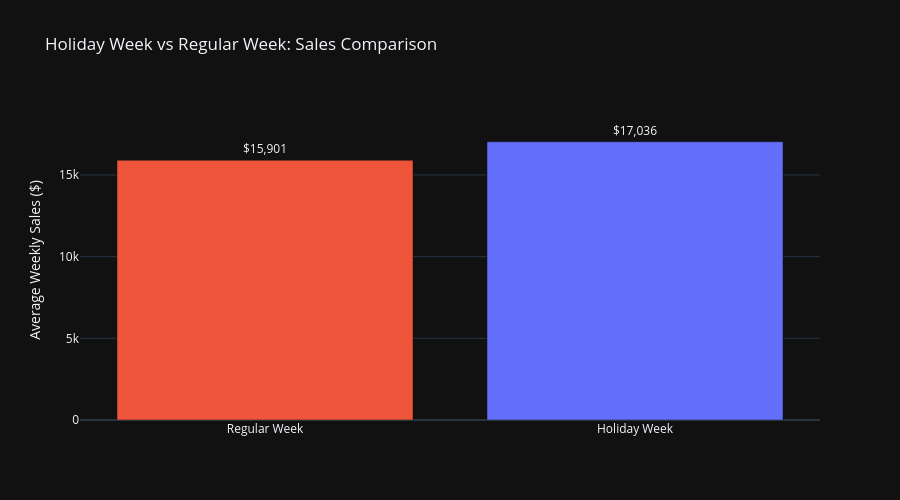

Write notebook code for a chart like this one.
### Markdown cell above
### 2.3 Holiday Impact Analysis

### Code cell
# Statistical comparison: Holiday vs Non-Holiday
holiday_sales = df.groupby('IsHoliday')['Weekly_Sales'].agg(['mean', 'median', 'std']).reset_index()
holiday_sales['IsHoliday'] = holiday_sales['IsHoliday'].map({True: 'Holiday Week', False: 'Regular Week'})

fig = go.Figure()

fig.add_trace(go.Bar(
    x=holiday_sales['IsHoliday'],
    y=holiday_sales['mean'],
    name='Average Sales',
    marker_color=['#EF553B', '#636EFA'],
    text=[f"${val:,.0f}" for val in holiday_sales['mean']],
    textposition='outside'
))

fig.update_layout(
    title=' Holiday Week vs Regular Week: Sales Comparison',
    yaxis_title='Average Weekly Sales ($)',
    height=500,
    yaxis=dict(range=[0, holiday_sales['mean'].max() * 1.15])  # Add 15% space at top
)

fig.show()

# Statistical test
holiday_data = df[df['IsHoliday'] == True]['Weekly_Sales']
regular_data = df[df['IsHoliday'] == False]['Weekly_Sales']
t_stat, p_value = stats.ttest_ind(holiday_data, regular_data)

pct_increase = ((holiday_sales.loc[0, 'mean'] - holiday_sales.loc[1, 'mean']) / 
                holiday_sales.loc[1, 'mean'] * 100)




print(f"\n Holiday Impact Analysis:")
print(f"   • Sales increase during holidays")
if p_value < 1e-4:
    print(f"   • Statistical significance (p-value) < 0.0001")
else:
    print(f"   • Statistical significance (p-value) = {p_value:.4f}")
print(f"   • Conclusion: {'SIGNIFICANT' if p_value < 0.05 else 'NOT SIGNIFICANT'} impact")

### Figure 1 — Plotly figure (JSON) as saved in the notebook; plotly's stock layout.template omitted (floating-point values rounded to 4 significant figures)
{"data": [{"marker": {"color": ["#EF553B", "#636EFA"]}, "name": "Average Sales", "text": ["$15,901", "$17,036"], "textposition": "outside", "type": "bar", "x": ["Regular Week", "Holiday Week"], "y": [15900.0, 17040.0]}], "layout": {"height": 500, "title": {"text": " Holiday Week vs Regular Week: Sales Comparison"}, "yaxis": {"range": [0, 19590.0], "title": {"text": "Average Weekly Sales ($)"}}}}
